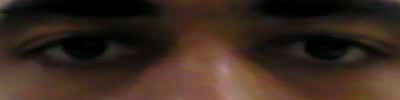
#> input picture frame 0 of python/video0_0.avi, 400 x 100 px
$ python processImages.py   (Python 2 division)   (older library calls are emulated)
#> lines starting #> are read from the running program, lines starting #| are printed output that depends on the picture; pictures that were not available may be replaced by others from this repository, and a replacement may not be noted
### python/Homotopy4.py
# Homotopy

#import scipy
#import cv2
import numpy as np
#from matplotlib import pyplot as plt
#from scipy.fftpack import fft, dct, idct
#from scipy.optimize import linprog, minimize
import time

from pseudoinversa import *
eps = 1e-10

# [8 lines left out: function sgn, not called in this run]

def homotopy(A, y):
	A = np.mat(A)
	y = np.mat(y)
	if y.shape[0] == 1:
		y = y.T
	m, n = A.shape

	x = np.matrix(np.array([0.]*n)).T

	TI = time.time()
	T = []

	c = A.T*y
	lambd = np.abs(c).max()
	i = np.argmax(c)
	I = [i]
	d = np.matrix([0.]*n).T

	d[I,:] = pinv(A[:,I].T*A[:,I])*sgn(c[I,:])
	print d.max()
	lambd_ant = 1e+11
	iA = pinv(A[:,I])
	ATA = A.T*A
	while lambd > eps and lambd_ant > lambd:
		t1 = time.time()
		tt1 = time.time()
		d[I,:] = iA*iA.T*sgn(c[I,:])

		tt2 = time.time()
		#print "Tempo calculando d:"+str(tt2 - tt1)
		L = []
		tt1 = time.time()
		#z = np.matrix([0]*n).T
		z = ATA[:,I]*d[I,:]
		tt2 = time.time()
		#print "tempo calculando z:"+str(tt2 - tt1)

		tt1 = time.time()
		v = np.array([1e+11]*n)

		I1 = np.where(d > eps)[0].tolist()
		I1 = np.intersect1d(I, I1).tolist()
		v[I1] = np.divide(-x[I1,0],d[I1,0]).T.tolist()[0]

		v1 = np.array([1e+11]*n)
		v2 = np.array([1e+11]*n)

		I2 = np.where(np.abs(z) < 1 - eps)[0].tolist()
		I2remove = np.intersect1d(I2, I)
		I2 = np.delete(I2, I2remove).tolist()

		v1[I2] = np.divide(lambd + c[I2,:], 1 + z[I2,:]).T.tolist()[0]
		v2[I2] = np.divide(lambd - c[I2,:], 1 - z[I2,:]).T.tolist()[0]
		v[I2]  = np.minimum(v1[I2], v2[I2])

		I_neg = [i for i in range(n) if v[i] < eps]
		v[I_neg] = 1e+11

		j = np.argmin(v) # <<< tem que ser positivo
		g = v[j]
		tt2 = time.time()
		tt2 = time.time()
		#print "Tempo no calculando g: "+str(tt2 - tt1)

		x_ant = x
		x = x + g*d

		tt1 = time.time()
		flag = False
		if j in I:
			I.remove(j)
			iA = pinv(A[:,I])
		else:
			I, iA = pinvCol(A, I, iA, j)
			flag = True
			#I.append(j)
		tt2 = time.time()
		# [4 lines of commented-out code are left out]

		tt1 = time.time()
		c = A.T*(y - A*x)
		tt2 = time.time()
		#print "tempo calculando c:"+str(tt2 - tt1)
		lambd_ant = lambd
		lambd = np.abs(c).max()
		t2 = time.time()
		#print "lambda = "+str(lambd)
		#print "iteracao "+str(len(T))+", n = "+str(n)+", tempo = "+str(t2 - t1)
		#print "-----------------------------------------"
		T.append(t2 - t1)
	print "Tempo total minimizando l1: "+str(np.sum(T))
	return x

# [8 lines of commented-out code are left out]

### python/processImages.py
import numpy as np
import cv2
from os import listdir
from os.path import isfile, join
from matplotlib import pyplot as plt
from random import randint

from Homotopy4 import homotopy
def getTargetSamples(i, j, nsamples, npyrDown, isRand = False):
#> called with i = 0, j = 0, nsamples = 5, npyrDown = 3, isRand = False
    file = 'video'+str(i)+'_'+str(j)+'.avi'
    cap = cv2.VideoCapture("../data/"+file)

    if not cap.isOpened():
        print "video ("+file+")file could not be opened!"
        quit()
        #return -1

    nframes = int(cap.get(cv2.cv.CV_CAP_PROP_FRAME_COUNT))
    # [7 lines of commented-out code are left out]
    if isRand:
        samples = [randint(0, nframes - 1) for i in range(nsamples)]
    else:
        step = nframes/nsamples
        samples = [i * step for i in range(nsamples)]

    #Right = np.mat(np.zeros((height*w            ,1)))
    #Left  = np.mat(np.zeros((height*(width - w),  1)))
    Right = []
    Left  = []
    for ind in range(nsamples):
        #ind = i * step
        cap.set(1, ind)
        flag, frame = cap.read()
        frame = cv2.cvtColor(frame, cv2.COLOR_BGR2GRAY)
        for k in range(npyrDown):
            frame = cv2.pyrDown(frame)

        w = frame.shape[1]/2
        xr = np.mat(frame[:,:w].ravel()).T
        xl = np.mat(frame[:,w:].ravel()).T

        if len(Right) == 0:
            Right = np.bmat([xr])
            Left  = np.bmat([xl])
        else:
            Right = np.bmat([Right, xr])
            Left  = np.bmat([Left , xl])
#> this loop made 5 passes
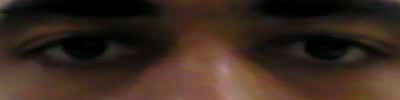
#> input picture frame 0 of python/video0_0.avi, 400 x 100 px
#> pass 1, in getTargetSamples, `frame = cv2.cvtColor(frame, cv2.COLOR_BGR2GRAY)`:
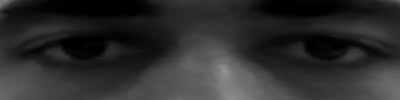
#> frame: shape (100, 400); min 0, max 146, mean 44.5
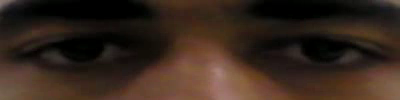
#> input picture frame 1 of python/video0_0.avi, 400 x 100 px
#> pass 2, in getTargetSamples, `frame = cv2.cvtColor(frame, cv2.COLOR_BGR2GRAY)`:
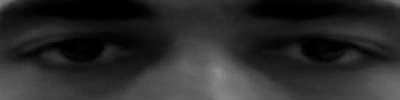
#> frame: shape (100, 400); min 0, max 141, mean 41.6
#> after the loop, Left = 325 rows, first 6: [48, 49, 47, 46, 47], [48, 48, 47, 46, 46], [48, 45, 45, 45, 44], [45, 41, 42, 42, 42], [40, 38, 38, 39, 39], [37, 32, 33, 33, 34]; Right = 325 rows, first 6: [93, 93, 99, 103, 102], [71, 72, 79, 82, 81], [40, 44, 50, 50, 49], [25, 26, 31, 31, 30], [16, 14, 17, 19, 18], [9, 8, 8, 9, 9]

    cap.release()
    #Right = Right[:,1:]
    #Left  = Left[:,1:]
    return (Right, Left)

def processVideos(m, n, nsamples, npyrDown):
    #R, L = processVideoTarget(0,0)
    R = []
    L = []
    for i in range(m):
        for j in range(n):
            r, l = getTargetSamples(i, j, nsamples, npyrDown)
#> r has the same summary as Right in getTargetSamples; l has the same summary as Left in getTargetSamples
            if len(R) == 0:
                R = r
#> R has the same summary as Right in getTargetSamples
                L = l
#> L has the same summary as Left in getTargetSamples
            else:
                R = np.bmat([R, r])
                L = np.bmat([L, l])
    print R.shape
#| (325, 80)
    Id = np.mat(np.eye(R.shape[0]))
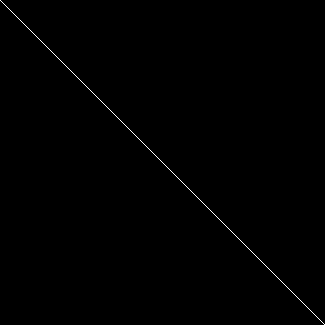
#> Id: shape (325, 325) float64; values 0 (black) and 1 (white), 0.31% white in thin lines or dots
    R = np.bmat([R, Id])
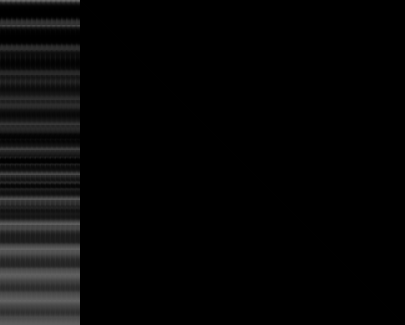
#> R: shape (325, 405) float64; min 0, max 103, mean 7.4
    Id = np.mat(np.eye(L.shape[0]))
    L = np.bmat([L, Id])
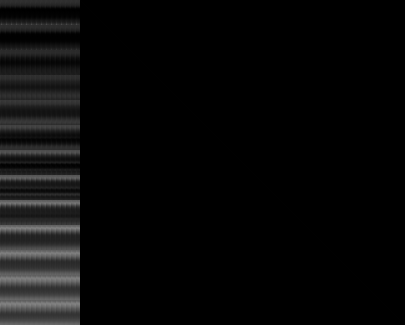
#> L: shape (325, 405) float64; min 0, max 130, mean 9
    return (R, L)

def getRandomSample(m, n, npyrDown):
#> called with m = 4, n = 4, npyrDown = 3
    i = randint(0,m - 1)
    j = randint(0,n - 1)
    R, L = getTargetSamples(i, j, 1, npyrDown, isRand = True)
#> after the loop in getTargetSamples (call 17), `for ind in range(nsamples):`: Left = 325 rows, first 8: [48], [48], [48], [45], [40], [37], [30], [19]; Right = 325 rows, first 8: [93], [71], [40], [25], [16], [9], [5], [3]
#> R has the same summary as Right in getTargetSamples; L has the same summary as Left in getTargetSamples
    return (i,j, R, L)

def estimateTarget(m, n, A, a):
    c = homotopy(R, r)
    likelihoodEye = [np.max(np.abs(c[i*nsamples:(i+1)*nsamples,0])) for i in range(m*n)]
    #likelihoodNon = [np.max(c[nsamples*m*n:,0])]
    ind = np.argmax(likelihoodEye)
    i = ind/m
    j = ind % m
    return i,j

nsamples = 5
npyrDown = 3
R, L = processVideos(4,4, nsamples, npyrDown)
#print R.shape
#print L.shape

i, j, r, l = getRandomSample(4,4,npyrDown)
#> i = 3; j = 3; r has the same summary as Right in getTargetSamples; l has the same summary as Left in getTargetSamples
print "amostra aleatoria de "+str((i,j))
#| amostra aleatoria de (3, 3)

#c = homotopy(R, r)
#print "norma infinito de c = "+str(np.max(np.abs(c)))
m = n = 4

print "Posicao estimada olho direito:  "+str(estimateTarget(m,n,R,r))
#> in homotopy, `y = np.mat(y)`: y has the same summary as Right in getTargetSamples
#> in homotopy, `c = A.T*y`: c = 405 rows, first 8: [724212], [702946], [699078], [696193], [704125], [724212], [702946], [699078]
#> in homotopy, `lambd = np.abs(c).max()`: lambd = 724212
#> in homotopy, `i = np.argmax(c)`: i = 0
#> in homotopy, `I = [i]`: I = [0]
#> (the run stopped early here; a loop or call above may not have finished)

$ run again, starting later in the video
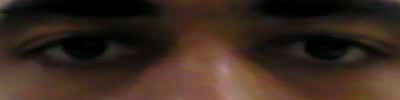
#> input picture frame 0 of python/video0_0.avi, 400 x 100 px
#> the loop in getTargetSamples, `for ind in range(nsamples):` made 5 passes
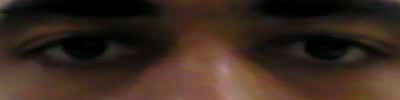
#> input picture frame 0 of python/video0_0.avi, 400 x 100 px
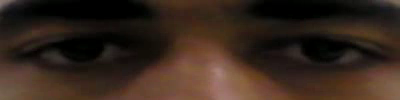
#> input picture frame 1 of python/video0_0.avi, 400 x 100 px
#> after the loop in getTargetSamples, `for ind in range(nsamples):`: Left = 325 rows, first 6: [48, 49, 47, 46, 47], [48, 48, 47, 46, 46], [48, 45, 45, 45, 44], [45, 41, 42, 42, 42], [40, 38, 38, 39, 39], [37, 32, 33, 33, 34]; Right = 325 rows, first 6: [93, 93, 99, 103, 102], [71, 72, 79, 82, 81], [40, 44, 50, 50, 49], [25, 26, 31, 31, 30], [16, 14, 17, 19, 18], [9, 8, 8, 9, 9]
#> in processVideos, `r, l = getTargetSamples(i, j, nsamples, npyrDown)`: r has the same summary as Right in getTargetSamples; l has the same summary as Left in getTargetSamples
#> in processVideos, `R = r`: R has the same summary as Right in getTargetSamples
#> in processVideos, `L = l`: L has the same summary as Left in getTargetSamples
#| (325, 80)
#> Id: shape (325, 325) float64; values 0 (black) and 1 (white), 0.31% white in thin lines or dots
#> after the loop in getTargetSamples (call 17), `for ind in range(nsamples):`: Left = 325 rows, first 8: [48], [48], [48], [45], [40], [37], [30], [19]; Right = 325 rows, first 8: [93], [71], [40], [25], [16], [9], [5], [3]
#> in getRandomSample, `R, L = getTargetSamples(i, j, 1, npyrDown, isRand = True)`: R has the same summary as Right in getTargetSamples; L has the same summary as Left in getTargetSamples
#> `i, j, r, l = getRandomSample(4,4,npyrDown)`: i = 3; r has the same summary as Right in getTargetSamples; l has the same summary as Left in getTargetSamples
#| amostra aleatoria de (3, 3)
#> y has the same summary as Right in getTargetSamples
#> c = 405 rows, first 8: [724212], [702946], [699078], [696193], [704125], [724212], [702946], [699078]
#> lambd = 724212
#> in homotopy, `i = np.argmax(c)`: i = 0
#> I = [0]

$ run again, starting later in the video
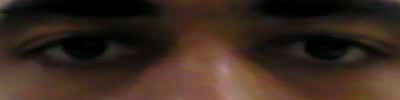
#> input picture frame 0 of python/video0_0.avi, 400 x 100 px
#> the loop in getTargetSamples, `for ind in range(nsamples):` made 5 passes
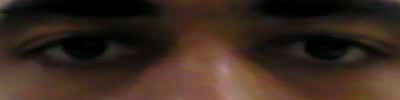
#> input picture frame 0 of python/video0_0.avi, 400 x 100 px
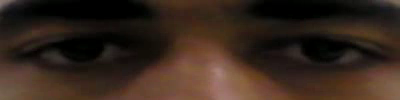
#> input picture frame 1 of python/video0_0.avi, 400 x 100 px
#> after the loop in getTargetSamples, `for ind in range(nsamples):`: Left = 325 rows, first 6: [48, 49, 47, 46, 47], [48, 48, 47, 46, 46], [48, 45, 45, 45, 44], [45, 41, 42, 42, 42], [40, 38, 38, 39, 39], [37, 32, 33, 33, 34]; Right = 325 rows, first 6: [93, 93, 99, 103, 102], [71, 72, 79, 82, 81], [40, 44, 50, 50, 49], [25, 26, 31, 31, 30], [16, 14, 17, 19, 18], [9, 8, 8, 9, 9]
#> in processVideos, `r, l = getTargetSamples(i, j, nsamples, npyrDown)`: r has the same summary as Right in getTargetSamples; l has the same summary as Left in getTargetSamples
#> in processVideos, `R = r`: R has the same summary as Right in getTargetSamples
#> in processVideos, `L = l`: L has the same summary as Left in getTargetSamples
#| (325, 80)
#> Id: shape (325, 325) float64; values 0 (black) and 1 (white), 0.31% white in thin lines or dots
#> after the loop in getTargetSamples (call 17), `for ind in range(nsamples):`: Left = 325 rows, first 8: [48], [48], [48], [45], [40], [37], [30], [19]; Right = 325 rows, first 8: [93], [71], [40], [25], [16], [9], [5], [3]
#> in getRandomSample, `R, L = getTargetSamples(i, j, 1, npyrDown, isRand = True)`: R has the same summary as Right in getTargetSamples; L has the same summary as Left in getTargetSamples
#> `i, j, r, l = getRandomSample(4,4,npyrDown)`: i = 3; r has the same summary as Right in getTargetSamples; l has the same summary as Left in getTargetSamples
#| amostra aleatoria de (3, 3)
#> y has the same summary as Right in getTargetSamples
#> c = 405 rows, first 8: [724212], [702946], [699078], [696193], [704125], [724212], [702946], [699078]
#> lambd = 724212
#> in homotopy, `i = np.argmax(c)`: i = 0
#> I = [0]
